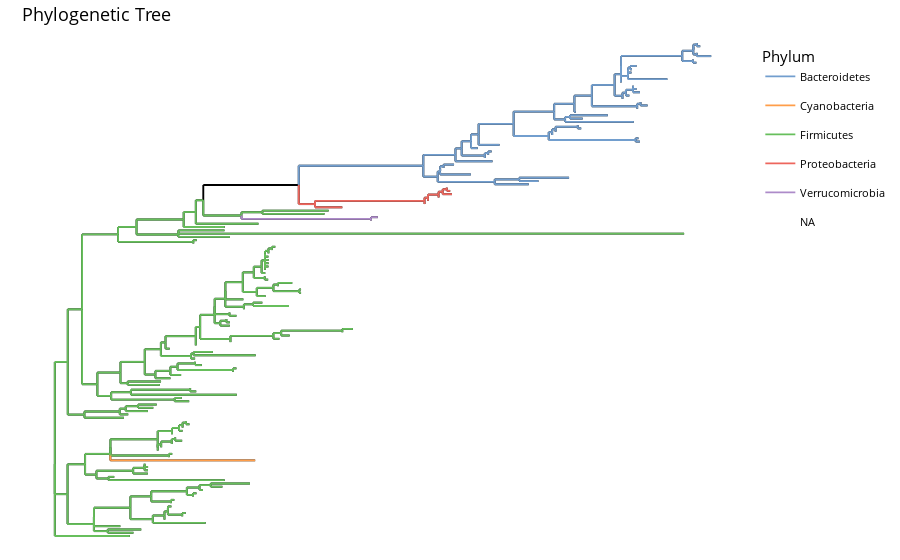

Notebook source saved alongside this figure:
### Markdown cell above
## Phylogeny: the ultimate challenge

Phylogenetic trees lie at the core of microbiome data science. They represent the taxonomic similarity between microorganisms in a community. R doesn't really have a way to sonify or even textualise this plot, but someone figure out how it can be done and in principle it could be implemented on top of sonify or playitbyr (if this was still around).

The approach to sonify phylogenetic trees is described in [this article](https://hal.science/hal-01893569). Its basic idea is to go through the tree from the root to the tips and produce a sound every time a branch splits. By combining multiple chords, closely-related bugs will sound alike, wheareas distant bugs will sound very different.

### Code cell
data("Tengeler2020", package = "mia")
tse <- Tengeler2020

p <- plotRowTree(
    tse,
    layout = "rectangular",
    edge_colour_by = "Phylum"
)

p + ggtitle("Phylogenetic Tree")

### Figure 1 — Plotly figure (JSON) as saved in the notebook; plotly's stock layout.template omitted (floating-point values rounded to 4 significant figures; data arrays with more than 128 entries replaced by an {"elided": "..."} marker saying what was removed)
{"data": [{"hoverinfo": "text", "hoveron": "points", "line": {"color": "rgba(0,0,0,1)", "dash": "solid", "width": 1.89}, "mode": "lines", "showlegend": false, "text": {"elided": "899 str values"}, "type": "scatter", "x": {"elided": "899 mixed values"}, "xaxis": "x", "y": {"elided": "899 mixed values"}, "yaxis": "y"}, {"hoverinfo": "text", "hoveron": "points", "line": {"color": "rgba(0,0,0,1)", "dash": "solid", "width": 1.89}, "mode": "lines", "showlegend": false, "text": {"elided": "899 str values"}, "type": "scatter", "x": {"elided": "899 mixed values"}, "xaxis": "x", "y": {"elided": "899 mixed values"}, "yaxis": "y"}, {"hoverinfo": "text", "hoveron": "points", "legendgroup": "Bacteroidetes", "line": {"color": "rgba(114,158,206,1)", "dash": "solid", "width": 1.89}, "mode": "lines", "name": "Bacteroidetes", "showlegend": true, "text": {"elided": "260 str values"}, "type": "scatter", "x": {"elided": "260 mixed values"}, "xaxis": "x", "y": {"elided": "260 mixed values"}, "yaxis": "y"}, {"hoverinfo": "text", "hoveron": "points", "legendgroup": "Cyanobacteria", "line": {"color": "rgba(255,158,74,1)", "dash": "solid", "width": 1.89}, "mode": "lines", "name": "Cyanobacteria", "showlegend": true, "text": "x: 0.42258<br />y:  24.000000<br />node: 139<br />parent: 289<br />edge_colour_by: Cyanobacteria", "type": "scatter", "x": [0.1172, 0.4226], "xaxis": "x", "y": [24, 24], "yaxis": "y"}, {"hoverinfo": "text", "hoveron": "points", "legendgroup": "Firmicutes", "line": {"color": "rgba(103,191,92,1)", "dash": "solid", "width": 1.89}, "mode": "lines", "name": "Firmicutes", "showlegend": true, "text": {"elided": "584 str values"}, "type": "scatter", "x": {"elided": "584 mixed values"}, "xaxis": "x", "y": {"elided": "584 mixed values"}, "yaxis": "y"}, {"hoverinfo": "text", "hoveron": "points", "legendgroup": "Proteobacteria", "line": {"color": "rgba(237,102,93,1)", "dash": "solid", "width": 1.89}, "mode": "lines", "name": "Proteobacteria", "showlegend": true, "text": ["x: 0.60644<br />y: 101.000000<br />node:  56<br />parent: 210<br />edge_colour_by: Proteobacteria", "x: 0.60644<br />y: 101.000000<br />node:  56<br />parent: 210<br />edge_colour_by: Proteobacteria", null, "x: 0.78007<br />y: 102.000000<br />node:  57<br />parent: 211<br />edge_colour_by: Proteobacteria", "x: 0.78007<br />y: 102.000000<br />node:  57<br />parent: 211<br />edge_colour_by: Proteobacteria", null, "x: 0.80967<br />y: 104.000000<br />node:  58<br />parent: 213<br />edge_colour_by: Proteobacteria", "x: 0.80967<br />y: 104.000000<br />node:  58<br />parent: 213<br />edge_colour_by: Proteobacteria", null, "x: 0.83399<br />y: 106.000000<br />node:  59<br />parent: 215<br />edge_colour_by: Proteobacteria", "x: 0.83399<br />y: 106.000000<br />node:  59<br />parent: 215<br />edge_colour_by: Proteobacteria", null, "x: 0.82695<br />y: 107.000000<br />node:  60<br />parent: 215<br />edge_colour_by: Proteobacteria", "x: 0.82695<br />y: 107.000000<br />node:  60<br />parent: 215<br />edge_colour_by: Proteobacteria", null, "x: 0.83778<br />y: 105.000000<br />node:  61<br />parent: 214<br />edge_colour_by: Proteobacteria", "x: 0.83778<br />y: 105.000000<br />node:  61<br />parent: 214<br />edge_colour_by: Proteobacteria", null, "x: 0.78725<br />y: 103.000000<br />node:  62<br />parent: 212<br />edge_colour_by: Proteobacteria", "x: 0.78725<br />y: 103.000000<br />node:  62<br />parent: 212<br />edge_colour_by: Proteobacteria", null, "x: 0.54893<br />y: 101.984375<br />node: 210<br />parent: 166<br />edge_colour_by: Proteobacteria", "x: 0.54893<br />y: 101.984375<br />node: 210<br />parent: 166<br />edge_colour_by: Proteobacteria", null, "x: 0.77991<br />y: 102.968750<br />node: 211<br />parent: 210<br />edge_colour_by: Proteobacteria", "x: 0.77991<br />y: 102.968750<br />node: 211<br />parent: 210<br />edge_colour_by: Proteobacteria", null, "x: 0.78710<br />y: 103.937500<br />node: 212<br />parent: 211<br />edge_colour_by: Proteobacteria", "x: 0.78710<br />y: 103.937500<br />node: 212<br />parent: 211<br />edge_colour_by: Proteobacteria", null, "x: 0.80953<br />y: 104.875000<br />node: 213<br />parent: 212<br />edge_colour_by: Proteobacteria", "x: 0.80953<br />y: 104.875000<br />node: 213<br />parent: 212<br />edge_colour_by: Proteobacteria", null, "x: 0.81816<br />y: 105.750000<br />node: 214<br />parent: 213<br />edge_colour_by: Proteobacteria", "x: 0.81816<br />y: 105.750000<br />node: 214<br />parent: 213<br />edge_colour_by: Proteobacteria", null, "x: 0.82679<br />y: 106.500000<br />node: 215<br />parent: 214<br />edge_colour_by: Proteobacteria", "x: 0.82679<br />y: 106.500000<br />node: 215<br />parent: 214<br />edge_colour_by: Proteobacteria"], "type": "scatter", "x": [0.5489, 0.6064, "NA", 0.7799, 0.7801, "NA", 0.8095, 0.8097, "NA", 0.8268, 0.834, "NA", 0.8268, 0.827, "NA", 0.8182, 0.8378, "NA", 0.7871, 0.7872, "NA", 0.5145, 0.5489, "NA", 0.5489, 0.7799, "NA", 0.7799, 0.7871, "NA", 0.7871, 0.8095, "NA", 0.8095, 0.8182, "NA", 0.8182, 0.8268], "xaxis": "x", "y": [101, 101, "NA", 102, 102, "NA", 104, 104, "NA", 106, 106, "NA", 107, 107, "NA", 105, 105, "NA", 103, 103, "NA", 102.0, 102.0, "NA", 103.0, 103.0, "NA", 103.9, 103.9, "NA", 104.9, 104.9, "NA", 105.8, 105.8, "NA", 106.5, 106.5], "yaxis": "y"}, {"hoverinfo": "text", "hoveron": "points", "legendgroup": "Verrucomicrobia", "line": {"color": "rgba(173,139,201,1)", "dash": "solid", "width": 1.89}, "mode": "lines", "name": "Verrucomicrobia", "showlegend": true, "text": ["x: 0.66709<br />y:  97.000000<br />node:   8<br />parent: 164<br />edge_colour_by: Verrucomicrobia", "x: 0.66709<br />y:  97.000000<br />node:   8<br />parent: 164<br />edge_colour_by: Verrucomicrobia", null, "x: 0.68144<br />y:  98.000000<br />node:   9<br />parent: 164<br />edge_colour_by: Verrucomicrobia", "x: 0.68144<br />y:  98.000000<br />node:   9<br />parent: 164<br />edge_colour_by: Verrucomicrobia", null, "x: 0.66694<br />y:  97.500000<br />node: 164<br />parent: 163<br />edge_colour_by: Verrucomicrobia", "x: 0.66694<br />y:  97.500000<br />node: 164<br />parent: 163<br />edge_colour_by: Verrucomicrobia"], "type": "scatter", "x": [0.6669, 0.6671, "NA", 0.6669, 0.6814, "NA", 0.3937, 0.6669], "xaxis": "x", "y": [97, 97, "NA", 98, 98, "NA", 97.5, 97.5], "yaxis": "y"}, {"hoverinfo": "text", "hoveron": "points", "legendgroup": "NA", "line": {"color": "transparent", "dash": "solid", "width": 1.89}, "mode": "lines", "name": "NA", "showlegend": true, "text": "x: 0.51447<br />y: 107.811005<br />node: 166<br />parent: 162<br />edge_colour_by: NA", "type": "scatter", "x": [0.3132, 0.5145], "xaxis": "x", "y": [107.8, 107.8], "yaxis": "y"}, {"hoverinfo": "text", "hoveron": "points", "legendgroup": "Bacteroidetes", "line": {"color": "rgba(114,158,206,1)", "dash": "solid", "width": 1.89}, "mode": "lines", "name": "Bacteroidetes", "showlegend": false, "text": {"elided": "260 str values"}, "type": "scatter", "x": {"elided": "260 mixed values"}, "xaxis": "x", "y": {"elided": "260 mixed values"}, "yaxis": "y"}, {"hoverinfo": "text", "hoveron": "points", "legendgroup": "Cyanobacteria", "line": {"color": "rgba(255,158,74,1)", "dash": "solid", "width": 1.89}, "mode": "lines", "name": "Cyanobacteria", "showlegend": false, "text": "x: 0.42258<br />y:  24.000000<br />node: 139<br />parent: 289<br />edge_colour_by: Cyanobacteria", "type": "scatter", "x": [0.1172, 0.1172], "xaxis": "x", "y": [25.98, 24], "yaxis": "y"}, {"hoverinfo": "text", "hoveron": "points", "legendgroup": "Firmicutes", "line": {"color": "rgba(103,191,92,1)", "dash": "solid", "width": 1.89}, "mode": "lines", "name": "Firmicutes", "showlegend": false, "text": {"elided": "584 str values"}, "type": "scatter", "x": {"elided": "584 mixed values"}, "xaxis": "x", "y": {"elided": "584 mixed values"}, "yaxis": "y"}, {"hoverinfo": "text", "hoveron": "points", "legendgroup": "Proteobacteria", "line": {"color": "rgba(237,102,93,1)", "dash": "solid", "width": 1.89}, "mode": "lines", "name": "Proteobacteria", "showlegend": false, "text": ["x: 0.60644<br />y: 101.000000<br />node:  56<br />parent: 210<br />edge_colour_by: Proteobacteria", "x: 0.60644<br />y: 101.000000<br />node:  56<br />parent: 210<br />edge_colour_by: Proteobacteria", null, "x: 0.78007<br />y: 102.000000<br />node:  57<br />parent: 211<br />edge_colour_by: Proteobacteria", "x: 0.78007<br />y: 102.000000<br />node:  57<br />parent: 211<br />edge_colour_by: Proteobacteria", null, "x: 0.80967<br />y: 104.000000<br />node:  58<br />parent: 213<br />edge_colour_by: Proteobacteria", "x: 0.80967<br />y: 104.000000<br />node:  58<br />parent: 213<br />edge_colour_by: Proteobacteria", null, "x: 0.83399<br />y: 106.000000<br />node:  59<br />parent: 215<br />edge_colour_by: Proteobacteria", "x: 0.83399<br />y: 106.000000<br />node:  59<br />parent: 215<br />edge_colour_by: Proteobacteria", null, "x: 0.82695<br />y: 107.000000<br />node:  60<br />parent: 215<br />edge_colour_by: Proteobacteria", "x: 0.82695<br />y: 107.000000<br />node:  60<br />parent: 215<br />edge_colour_by: Proteobacteria", null, "x: 0.83778<br />y: 105.000000<br />node:  61<br />parent: 214<br />edge_colour_by: Proteobacteria", "x: 0.83778<br />y: 105.000000<br />node:  61<br />parent: 214<br />edge_colour_by: Proteobacteria", null, "x: 0.78725<br />y: 103.000000<br />node:  62<br />parent: 212<br />edge_colour_by: Proteobacteria", "x: 0.78725<br />y: 103.000000<br />node:  62<br />parent: 212<br />edge_colour_by: Proteobacteria", null, "x: 0.54893<br />y: 101.984375<br />node: 210<br />parent: 166<br />edge_colour_by: Proteobacteria", "x: 0.54893<br />y: 101.984375<br />node: 210<br />parent: 166<br />edge_colour_by: Proteobacteria", null, "x: 0.77991<br />y: 102.968750<br />node: 211<br />parent: 210<br />edge_colour_by: Proteobacteria", "x: 0.77991<br />y: 102.968750<br />node: 211<br />parent: 210<br />edge_colour_by: Proteobacteria", null, "x: 0.78710<br />y: 103.937500<br />node: 212<br />parent: 211<br />edge_colour_by: Proteobacteria", "x: 0.78710<br />y: 103.937500<br />node: 212<br />parent: 211<br />edge_colour_by: Proteobacteria", null, "x: 0.80953<br />y: 104.875000<br />node: 213<br />parent: 212<br />edge_colour_by: Proteobacteria", "x: 0.80953<br />y: 104.875000<br />node: 213<br />parent: 212<br />edge_colour_by: Proteobacteria", null, "x: 0.81816<br />y: 105.750000<br />node: 214<br />parent: 213<br />edge_colour_by: Proteobacteria", "x: 0.81816<br />y: 105.750000<br />node: 214<br />parent: 213<br />edge_colour_by: Proteobacteria", null, "x: 0.82679<br />y: 106.500000<br />node: 215<br />parent: 214<br />edge_colour_by: Proteobacteria", "x: 0.82679<br />y: 106.500000<br />node: 215<br />parent: 214<br />edge_colour_by: Proteobacteria"], "type": "scatter", "x": [0.5489, 0.5489, "NA", 0.7799, 0.7799, "NA", 0.8095, 0.8095, "NA", 0.8268, 0.8268, "NA", 0.8268, 0.8268, "NA", 0.8182, 0.8182, "NA", 0.7871, 0.7871, "NA", 0.5145, 0.5145, "NA", 0.5489, 0.5489, "NA", 0.7799, 0.7799, "NA", 0.7871, 0.7871, "NA", 0.8095, 0.8095, "NA", 0.8182, 0.8182], "xaxis": "x", "y": [102.0, 101, "NA", 103.0, 102, "NA", 104.9, 104, "NA", 106.5, 106, "NA", 106.5, 107, "NA", 105.8, 105, "NA", 103.9, 103, "NA", 107.8, 102.0, "NA", 102.0, 103.0, "NA", 103.0, 103.9, "NA", 103.9, 104.9, "NA", 104.9, 105.8, "NA", 105.8, 106.5], "yaxis": "y"}, {"hoverinfo": "text", "hoveron": "points", "legendgroup": "Verrucomicrobia", "line": {"color": "rgba(173,139,201,1)", "dash": "solid", "width": 1.89}, "mode": "lines", "name": "Verrucomicrobia", "showlegend": false, "text": ["x: 0.66709<br />y:  97.000000<br />node:   8<br />parent: 164<br />edge_colour_by: Verrucomicrobia", "x: 0.66709<br />y:  97.000000<br />node:   8<br />parent: 164<br />edge_colour_by: Verrucomicrobia", null, "x: 0.68144<br />y:  98.000000<br />node:   9<br />parent: 164<br />edge_colour_by: Verrucomicrobia", "x: 0.68144<br />y:  98.000000<br />node:   9<br />parent: 164<br />edge_colour_by: Verrucomicrobia", null, "x: 0.66694<br />y:  97.500000<br />node: 164<br />parent: 163<br />edge_colour_by: Verrucomicrobia", "x: 0.66694<br />y:  97.500000<br />node: 164<br />parent: 163<br />edge_colour_by: Verrucomicrobia"], "type": "scatter", "x": [0.6669, 0.6669, "NA", 0.6669, 0.6669, "NA", 0.3937, 0.3937], "xaxis": "x", "y": [97.5, 97, "NA", 97.5, 98, "NA", 98.5, 97.5], "yaxis": "y"}, {"hoverinfo": "text", "hoveron": "points", "legendgroup": "NA", "line": {"color": "transparent", "dash": "solid", "width": 1.89}, "mode": "lines", "name": "NA", "showlegend": false, "text": "x: 0.51447<br />y: 107.811005<br />node: 166<br />parent: 162<br />edge_colour_by: NA", "type": "scatter", "x": [0.3132, 0.3132], "xaxis": "x", "y": [103.2, 107.8], "yaxis": "y"}], "layout": {"barmode": "relative", "font": {"color": "rgba(0,0,0,1)", "family": "", "size": 14.61}, "hovermode": "closest", "legend": {"bgcolor": "transparent", "bordercolor": "transparent", "borderwidth": 1.89, "font": {"color": "rgba(0,0,0,1)", "family": "", "size": 10.63}, "title": {"font": {"color": "rgba(0,0,0,1)", "family": "", "size": 14.61}, "text": "Phylum"}}, "margin": {"b": 10.96, "l": 10.96, "r": 7.306, "t": 40.84}, "paper_bgcolor": "transparent", "plot_bgcolor": "transparent", "shapes": [{"layer": "below", "line": {"linetype": [], "width": 0}, "type": "rect", "x0": 0, "x1": 1, "xref": "paper", "y0": 0, "y1": 1, "yref": "paper"}], "showlegend": true, "title": {"font": {"color": "rgba(0,0,0,1)", "family": "", "size": 17.53}, "text": "Phylogenetic Tree", "x": 0, "xref": "paper"}, "xaxis": {"anchor": "y", "automargin": true, "autorange": false, "categoryarray": ["0.0", "0.5", "1.0"], "categoryorder": "array", "domain": [0, 1], "gridcolor": {}, "gridwidth": 0, "hoverformat": ".2f", "linecolor": {}, "linewidth": 0, "nticks": {}, "range": [-0.0692, 1.454], "showgrid": false, "showline": false, "showticklabels": false, "tickangle": 0, "tickcolor": {}, "tickfont": {"color": {}, "family": {}, "size": 0}, "ticklen": 3.653, "tickmode": "array", "ticks": "", "ticktext": ["0.0", "0.5", "1.0"], "tickvals": [0, 0.5, 1], "tickwidth": 0, "title": {"font": {"color": "rgba(0,0,0,1)", "family": "", "size": 14.61}, "text": ""}, "type": "linear", "zeroline": false}, "yaxis": {"anchor": "x", "automargin": true, "autorange": false, "categoryarray": ["50", "100", "150"], "categoryorder": "array", "domain": [0, 1], "gridcolor": {}, "gridwidth": 0, "hoverformat": ".2f", "linecolor": {}, "linewidth": 0, "nticks": {}, "range": [0.4, 151.6], "showgrid": false, "showline": false, "showticklabels": false, "tickangle": 0, "tickcolor": {}, "tickfont": {"color": {}, "family": {}, "size": 0}, "ticklen": 3.653, "tickmode": "array", "ticks": "", "ticktext": ["50", "100", "150"], "tickvals": [50, 100, 150], "tickwidth": 0, "title": {"font": {"color": "rgba(0,0,0,1)", "family": "", "size": 14.61}, "text": ""}, "type": "linear", "zeroline": false}}}
